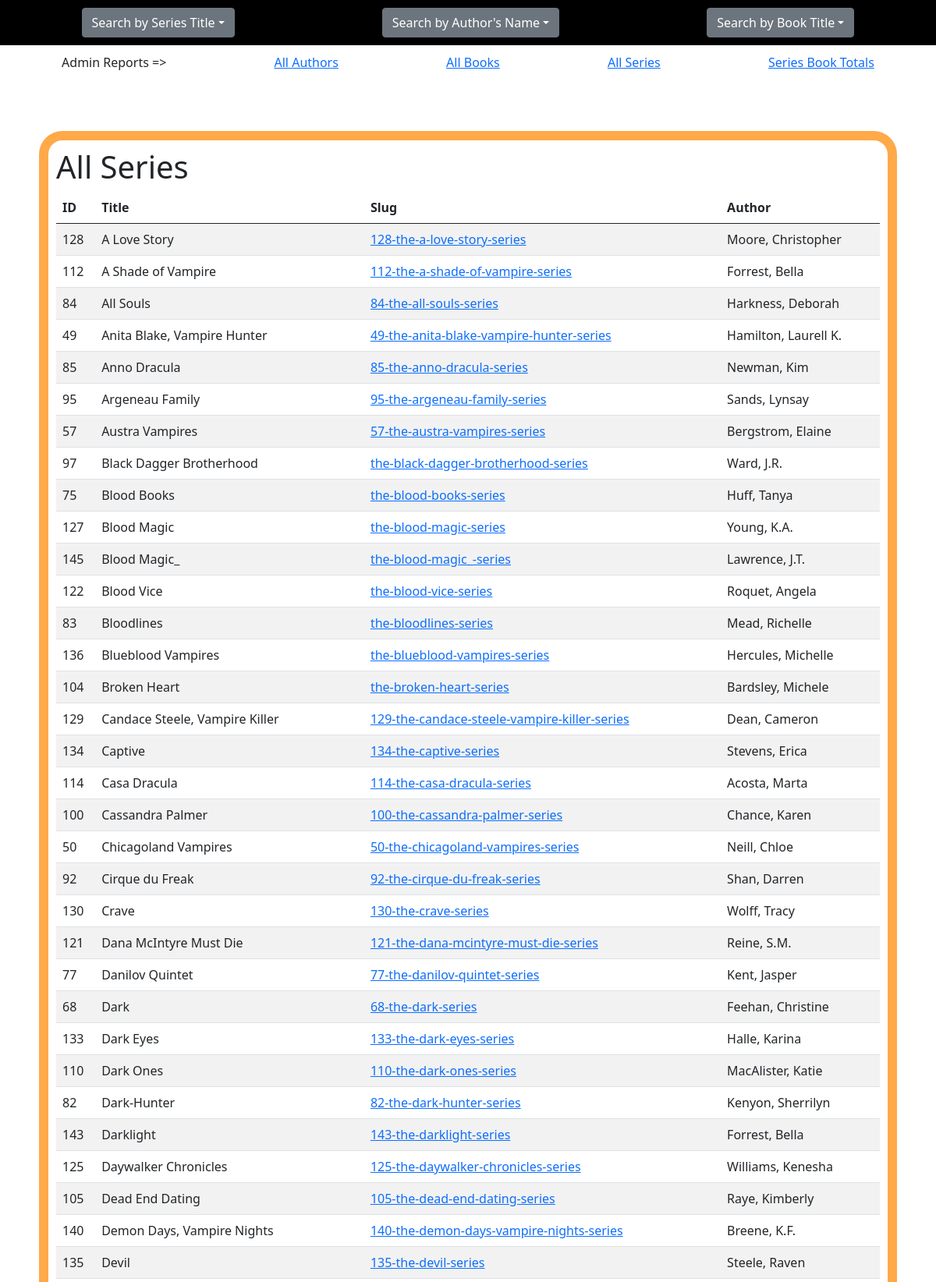
The page /admin-series-list/ (upper part) on the database its author committed.
### dystopia/models.py (models this page shows, shortened)
class Series(models.Model):
    publish = models.BooleanField(default=True)
    title = models.CharField(
        max_length=255,
    )
    wikipedia_page = models.URLField(
        verbose_name="Wikipedia Page",
        null=True,
        blank=True,
    )
    amazon_page = models.URLField(
        verbose_name="Amazon Page",
        null=True,
        blank=True,
    )
    goodreads_page = models.URLField(
        verbose_name="Goodreads' Page",
        null=True,
        blank=True,
    )
    author_website = models.URLField(
        verbose_name="Author's Website",
        null=True,
        blank=True,
    )
    publisher_website = models.URLField(
        verbose_name="Publisher's Website",
        null=True,
        blank=True,
    )
    slug = models.SlugField(
        null=True,
        blank=True,
        unique=True
    )
    author = models.ForeignKey(
        Author,
        null=True,
        blank=True,
        on_delete=models.SET_NULL,
        related_name='series',
    )
    notes = models.TextField(
        verbose_name="Internal Notes",
        null=True,
        blank=True,
    )
    class Meta:
        verbose_name_plural = 'Series'
        ordering = ['title']

class Author(models.Model):
    first_names = models.CharField(
        max_length=255,
        null=True,
        blank=True,
        default=""
    )
    last_names = models.CharField(
        max_length=255,
        null=True,
        blank=True,
        default=""
    )
    slug = models.SlugField(
        null=True,
        blank=True,
        unique=True,
    )
    author_website = models.URLField(
        verbose_name="Author's Website",
        null=True,
        blank=True,
    )
    publisher_website = models.URLField(
        verbose_name="Publisher's Website",
        null=True,
        blank=True,
    )
    wikipedia_page = models.URLField(
        verbose_name="Wikipedia Page",
        null=True,
        blank=True,
    )
    def __str__(self):
        return f'{self.last_names}, {self.first_names}'
    class Meta:
        verbose_name_plural = 'Authors'
        ordering = ['last_names', 'first_names']

### dystopia/views.py (the view)
# urls.py: path('admin-series-list/', views.admin_series_list_view, name='series_list'),
def admin_series_list_view(request):
    try:
        series_list = Series.objects.all().order_by('title')
    except:
        raise Http404(f"No series!")
    return render(request, 'admin_series_list.html', {'series_list': series_list})

### dystopia/templates/admin_series_list.html
{% extends 'base.html' %}
{% block content %}
    <h1>All Series</h1>
    <table class="table table-striped">
        <thead>
            <tr>
                <th scope="col">ID</th>
                <th scope="col">Title</th>
                <th scope="col">Slug</th>
                <th scope="col">Author</th>
            </tr>
        </thead>
        <tbody>
            {% for series in series_list %}
                <tr>
                    <td>{{ series.id }}</td>
                    <td>{{ series.title }}</td>
                    <td><a target="_blank" href="http://localhost:8000/admin/dystopia/series/{{ series.id }}/change/">{{ series.slug }}</a></td>
                    <td>{{ series.author }}</td>
                </tr>
            {% endfor %}
        </tbody>
    </table>
{% endblock %}

### rows shown on the page
Series: id "128", title "A Love Story", slug "128-the-a-love-story-series", author "Moore, Christopher"
Series: id "112", title "A Shade of Vampire", slug "112-the-a-shade-of-vampire-series", author "Forrest, Bella"
Series: id "84", title "All Souls", slug "84-the-all-souls-series", author "Harkness, Deborah"
Series: id "49", title "Anita Blake, Vampire Hunter", slug "49-the-anita-blake-vampire-hunter-series", author "Hamilton, Laurell K."
Series: id "85", title "Anno Dracula", slug "85-the-anno-dracula-series", author "Newman, Kim"
Series: id "95", title "Argeneau Family", slug "95-the-argeneau-family-series", author "Sands, Lynsay"
Series: id "57", title "Austra Vampires", slug "57-the-austra-vampires-series", author "Bergstrom, Elaine"
Series: id "97", title "Black Dagger Brotherhood", slug "the-black-dagger-brotherhood-series", author "Ward, J.R."
Series: id "75", title "Blood Books", slug "the-blood-books-series", author "Huff, Tanya"
Series: id "127", title "Blood Magic", slug "the-blood-magic-series", author "Young, K.A."
Series: id "145", title "Blood Magic_", slug "the-blood-magic_-series", author "Lawrence, J.T."
Series: id "122", title "Blood Vice", slug "the-blood-vice-series", author "Roquet, Angela"
Series: id "83", title "Bloodlines", slug "the-bloodlines-series", author "Mead, Richelle"
Series: id "136", title "Blueblood Vampires", slug "the-blueblood-vampires-series", author "Hercules, Michelle"
Series: id "104", title "Broken Heart", slug "the-broken-heart-series", author "Bardsley, Michele"
Series: id "129", title "Candace Steele, Vampire Killer", slug "129-the-candace-steele-vampire-killer-series", author "Dean, Cameron"
Series: id "134", title "Captive", slug "134-the-captive-series", author "Stevens, Erica"
Series: id "114", title "Casa Dracula", slug "114-the-casa-dracula-series", author "Acosta, Marta"
Series: id "100", title "Cassandra Palmer", slug "100-the-cassandra-palmer-series", author "Chance, Karen"
Series: id "50", title "Chicagoland Vampires", slug "50-the-chicagoland-vampires-series", author "Neill, Chloe"
Series: id "92", title "Cirque du Freak", slug "92-the-cirque-du-freak-series", author "Shan, Darren"
Series: id "130", title "Crave", slug "130-the-crave-series", author "Wolff, Tracy"
Series: id "121", title "Dana McIntyre Must Die", slug "121-the-dana-mcintyre-must-die-series", author "Reine, S.M."
Series: id "77", title "Danilov Quintet", slug "77-the-danilov-quintet-series", author "Kent, Jasper"
Series: id "68", title "Dark", slug "68-the-dark-series", author "Feehan, Christine"
Series: id "133", title "Dark Eyes", slug "133-the-dark-eyes-series", author "Halle, Karina"
Series: id "110", title "Dark Ones", slug "110-the-dark-ones-series", author "MacAlister, Katie"
Series: id "82", title "Dark-Hunter", slug "82-the-dark-hunter-series", author "Kenyon, Sherrilyn"
Series: id "143", title "Darklight", slug "143-the-darklight-series", author "Forrest, Bella"
Series: id "125", title "Daywalker Chronicles", slug "125-the-daywalker-chronicles-series", author "Williams, Kenesha"
Series: id "105", title "Dead End Dating", slug "105-the-dead-end-dating-series", author "Raye, Kimberly"
Series: id "140", title "Demon Days, Vampire Nights", slug "140-the-demon-days-vampire-nights-series", author "Breene, K.F."
Series: id "135", title "Devil", slug "135-the-devil-series", author "Steele, Raven"
